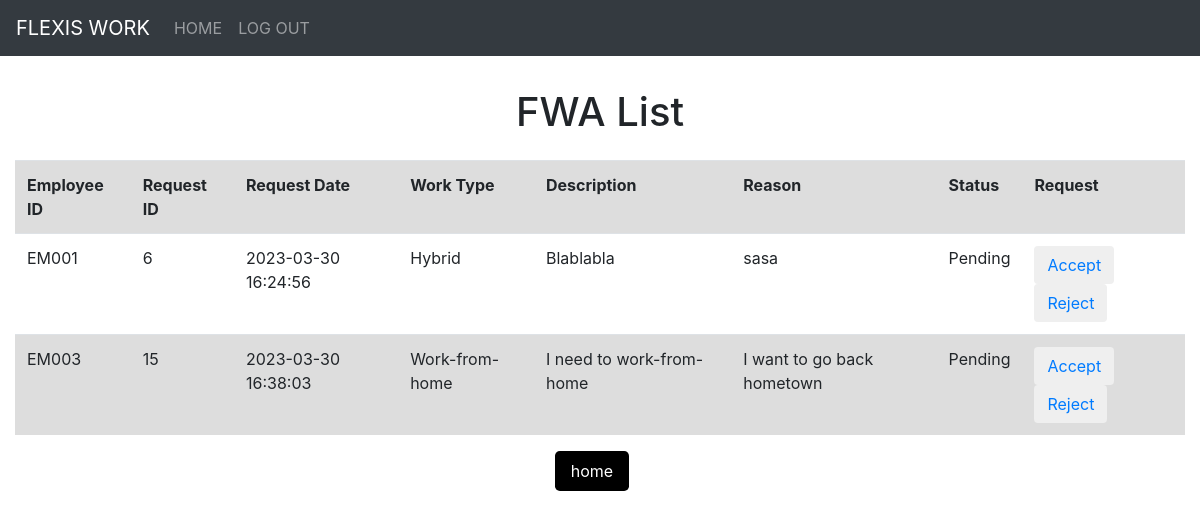
The page /reviewPage.php on the database as committed earlier.
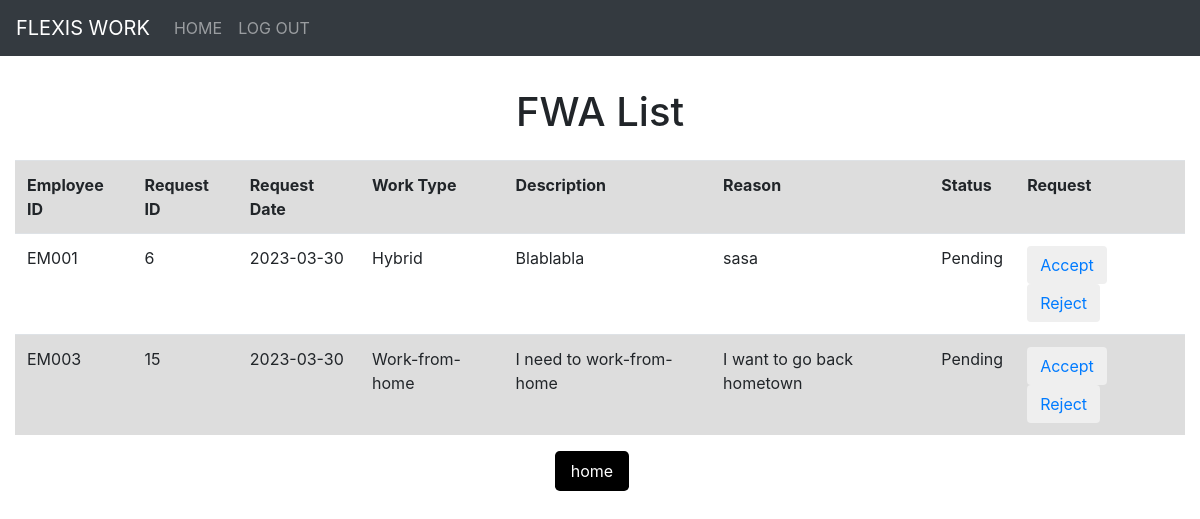
The same page on the database as committed later.
### tables this page shows
CREATE TABLE `fwa_rquest` (
  `requestID` int(11) NOT NULL,
  `requestDate` date NOT NULL DEFAULT current_timestamp(),
  `workType` varchar(30) NOT NULL CHECK (`workType` in ('Flexi-hour','Work-from-home','Hybrid')),
  `description` varchar(255) NOT NULL,
  `reason` varchar(255) NOT NULL,
  `status` varchar(20) NOT NULL,
  `comment` varchar(255) DEFAULT NULL,
  `employeeID` varchar(5) NOT NULL
);

### reviewPage.php (the view, shortened to what this page needs)
<!DOCTYPE html>
<html>
<?php include 'Component/head.php'; ?>
<?php include 'Component/header.php'; ?>
<body>
    <h1>FWA List</h1>
    <div class="container-fluid">
        <table class="table">
            <tbody>
                <tr>
                    <th scope="col">Employee ID</th>
                    <th scope="col">Request ID</th>
                    <th scope="col">Request Date</th>
                    <th scope="col">Work Type</th>
                    <th scope="col">Description</th>
                    <th scope="col">Reason</th>
                    <th scope="col">Status</th>
                    <th scope="col">Request</th>
                </tr>
                <?php
            require_once('config.php');
            $sql =  "SELECT * FROM fwa_rquest WHERE Status = 'Pending';";
            $result = $conn->query($sql);
            while($row = $result -> fetch_assoc()){
                echo
                "<tr>
                    <td>".$row["employeeID"]."</td>
                    <td>".$row["requestID"]."</td>
                    <td>".$row["requestDate"]."</td>
                    <td>".$row["workType"]."</td>
                    <td>".$row["description"]."</td>
                    <td>".$row["reason"]."</td>
                    <td>".$row["status"]."</td>
                    <td>
                        <button class=btn btn-primary><a href='acceptReq.php?reqID=".$row["requestID"]."&empID=".$row["employeeID"]."&workType=".$row["workType"]."'>Accept</a></button>
                        <button class=btn btn-primary><a href='rejectReq.php?reqID=".$row["requestID"]."&empID=".$row["employeeID"]."'>Reject</a></button>
                    </td>
                </tr>";
            }
            ?>
            </tbody>
        </table>
        <div class="container text-center">
            <form action="reviewPage.php" method="post">
                <input class="btn btn-secondary" type="submit" name="home" value="home">
        </div>
    </div>
</body>
</html>

### Component/head.php (shortened to what this page needs)
<head>
    <link rel="stylesheet" href="https://stackpath.bootstrapcdn.com/bootstrap/4.1.3/css/bootstrap.min.css">
    <link rel="stylesheet" href="style.css">
    </head>

### Component/header.php (shortened to what this page needs)
<?php
    $homePage = "";
?>
<header>
    <nav class="navbar navbar-expand-lg navbar-dark bg-dark">
        <a class="navbar-brand" href="#">FLEXIS WORK</a>
        <div class="collapse navbar-collapse">
            <ul class="navbar-nav navbar-nav">
                <li class="nav-item">
                    <a class="nav-link" href="<?php echo $homePage; ?>">HOME</a>
                </li>
                <li class="nav-item">
                    <a class="nav-link" href="logout.php">LOG OUT</a>
                </li>
            </ul>
        </div>
    </nav>
</header>

### style.css (style rules this page uses)
form { width: 100%; margin: 0 auto; max-width: 400px; }
h1 { font-size: 2.5rem; margin-top: 2rem; margin-bottom: 1.5rem; text-align: center; }
table { border-collapse: collapse; }
tr:nth-child(odd) { background-color: #ddd; }
th, td { padding: 5px 10px; }
input[type="submit"], input[type="reset"] { padding: 0.5rem 1rem; border: none; border-radius: 0.3rem; background-color: #000000; color: white; font-size: 1rem; cursor: pointer; margin-right: 1rem; }

Rows that differ between the two databases and show on the page:
changed fwa_rquest "EM001": requestDate "2023-03-30 16:24:56" → "2023-03-30"
changed fwa_rquest "EM003": requestDate "2023-03-30 16:38:03" → "2023-03-30"
